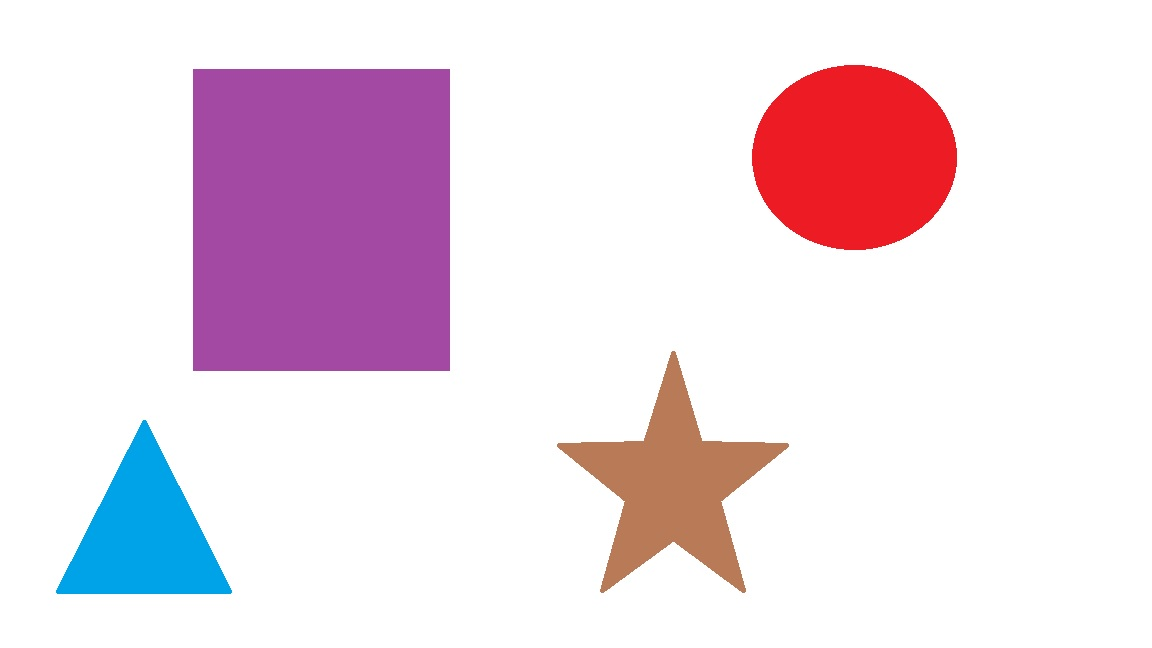
#> input picture img/TestImg.jpg, 1152 x 648 px, found by its file name
$ python test.py
#> lines starting #> are read from the running program, lines starting #| are printed output that depends on the picture; after the words box and inside, x2 and y2 are one past the last pixel; in counts of white or black regions, pixels touching at a corner belong together
import cv2
import numpy as np

# Load video
img1 = cv2.imread('../img/testImg.jpg')
#> img1 is the input picture: shape (648, 1152, 3); mean B, G, R 231.5, 221.3, 237.2
# define range of blue color in HSV
lower_red = np.array([0, 70, 50])
upper_red = np.array([170, 255, 255])

hsv = cv2.cvtColor(img1, cv2.COLOR_BGR2HSV)
#> hsv: shape (648, 1152, 3); mean H, S, V 28.1, 32.7, 242.2
# Threshold the HSV image to get only blue colors
mask = cv2.inRange(hsv, lower_red, upper_red)
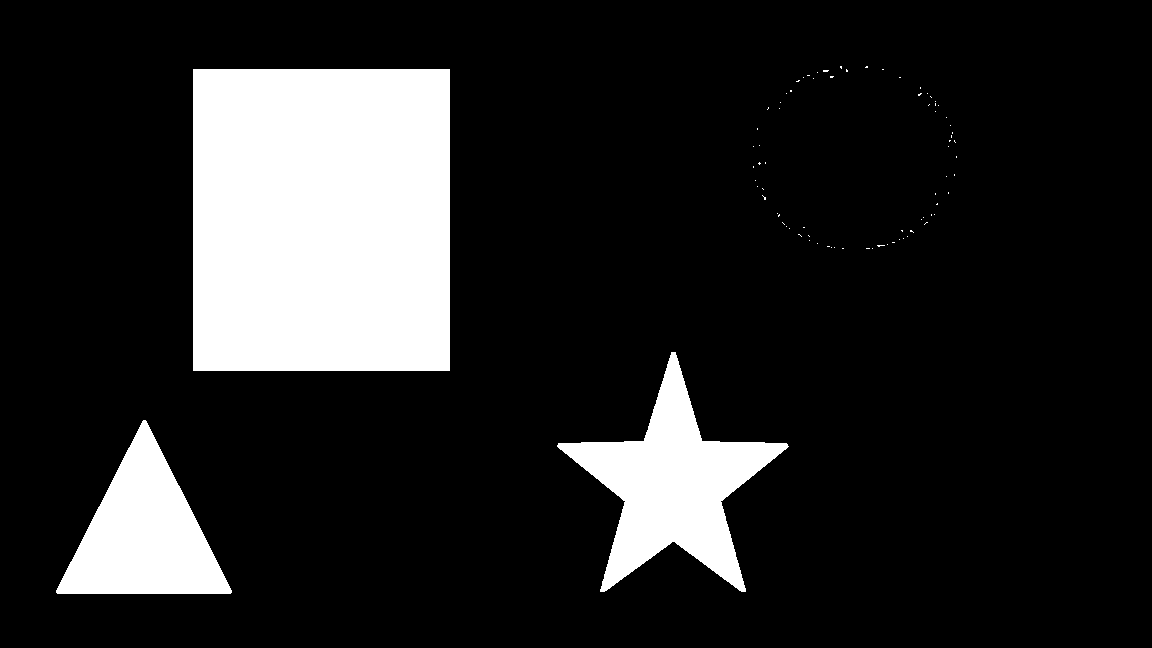
#> mask: shape (648, 1152); 15.3% white; 81 white regions (78 under 20 px), largest, box (x1, y1, x2, y2) and area: (193, 69, 450, 371) 77614, (557, 352, 789, 592) 20521, (56, 420, 232, 594) 15841
mask = cv2.bitwise_not(mask)
# Bitwise-AND mask and original image
res = cv2.bitwise_and(img1, img1, mask = mask)
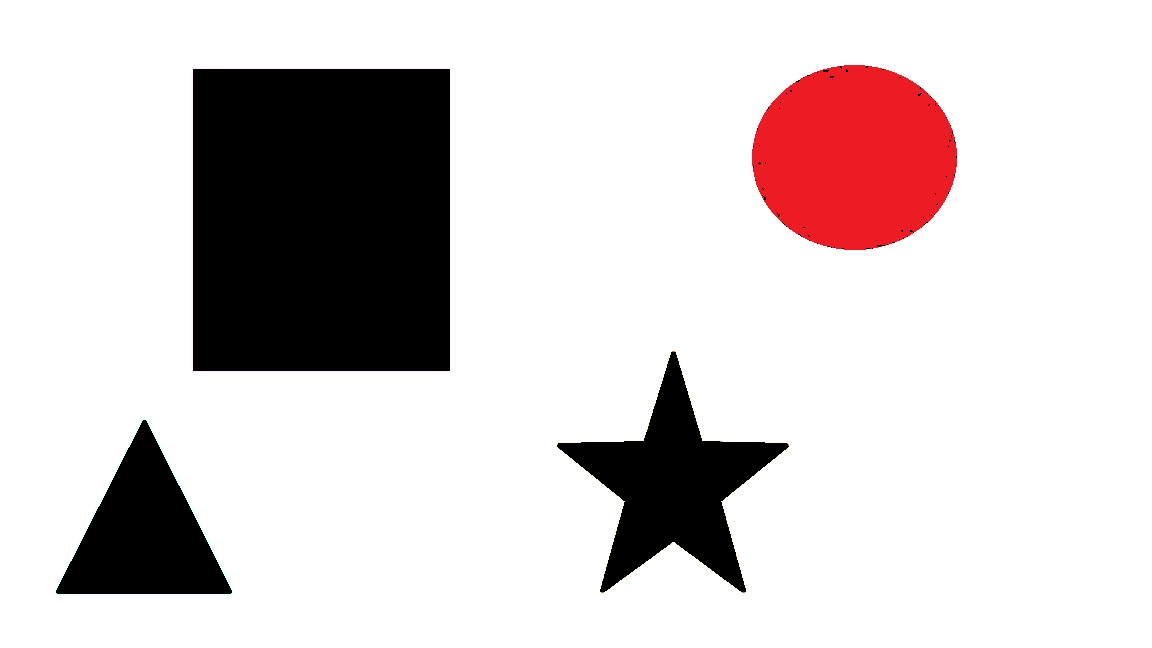
#> res: shape (648, 1152, 3); mean B, G, R 207.3, 206.9, 215.2

cv2.imshow('frame' ,img1)
cv2.imshow('mask',mask)
cv2.imshow('res',res)
k = cv2.waitKey(5) & 0xFF
#> (key Esc is pressed here)
if k == 27:
    cv2.destroyAllWindows()
